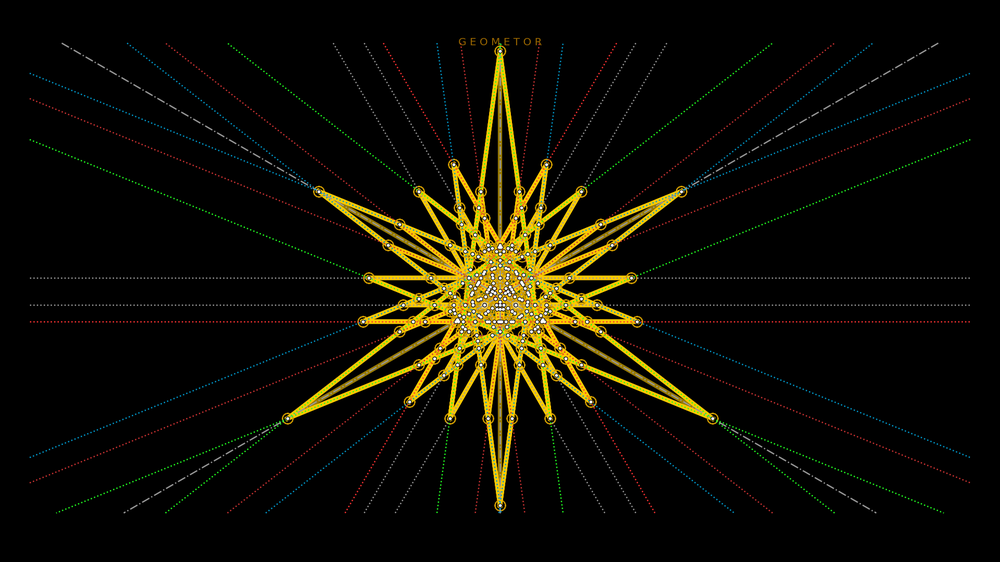
#> input picture _static/all-zoom.png, 1000 x 562 px, shrunk from 1920 x 1080 before the run, given in place of dots-zoom.png, which was not available
$ python zoetrope.py _static/all-zoom.png
#> lines starting #> are read from the running program, lines starting #| are printed output that depends on the picture; pictures that were not available may be replaced by others from this repository, and a replacement may not be noted
#!/usr/bin/env python
# import the Python Image processing Library
import sys
import os

for arg in sys.argv:
    print(arg)

from PIL import Image

# Create an Image object from an Image
folder = '/home/phi/Sessions/pyllotaxis/twilight/008/00609'
z_folder = folder + '/zoetrope'
os.makedirs(z_folder, exist_ok=True)

filename = folder + '/dots-zoom.png'
img  = Image.open(filename)
#> img is the input picture: PIL image 1000x562 RGBA; mean R, G, B, A 14.9, 13.1, 3.2, 255

bg_img = Image.new("RGBA", img.size) # Create a white rgba background
#> bg_img: PIL image 1000x562 RGBA; every value is 0

for i in range(144):
    f = f'{z_folder}/{i:0>5}.png'
    print(f)
    img_rotated = img.rotate(i * 137.5)
    bg_img.paste(img_rotated, (0, 0), img_rotated)
    bg_img.save(f)
#> this loop made 144 passes
#> pass 2, `img_rotated = img.rotate(i * 137.5)`:
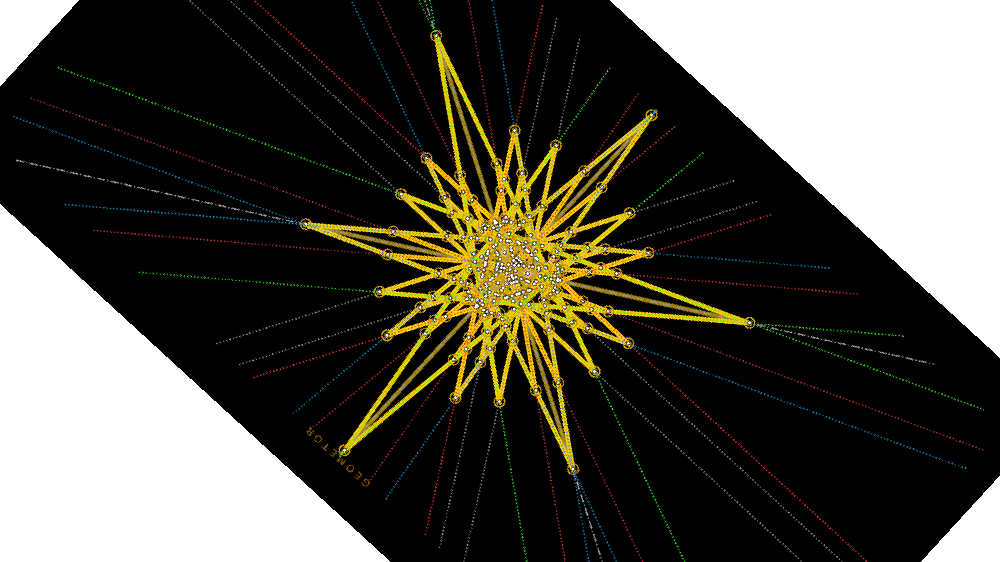
#> img_rotated: PIL image 1000x562 RGBA; mean R, G, B, A 14.7, 12.7, 2.9, 188.4; transparent parts drawn white
#> pass 2, `bg_img.save(f)`:
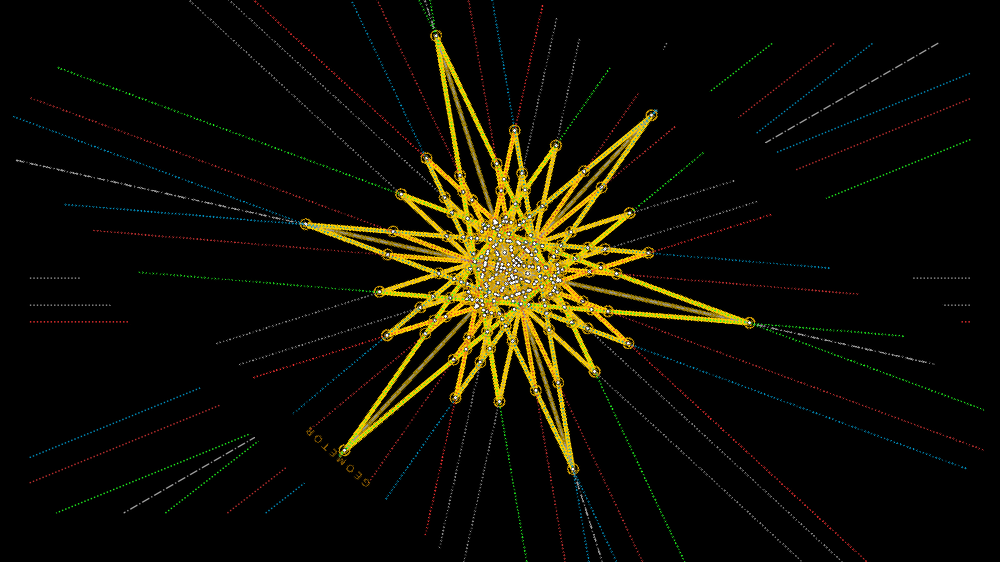
#> saved as 00001.png: PIL image 1000x562 RGBA; mean R, G, B, A 15, 13.1, 3.2, 255
#> pass 3, `img_rotated = img.rotate(i * 137.5)`:
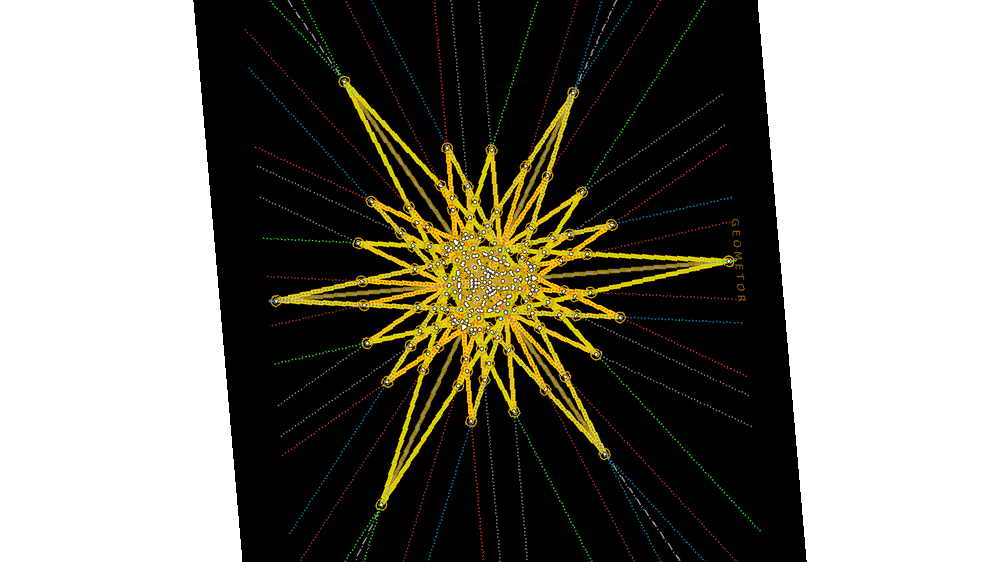
#> img_rotated: PIL image 1000x562 RGBA; mean R, G, B, A 14.3, 12.4, 2.6, 143.9; transparent parts drawn white
#> after the loop:
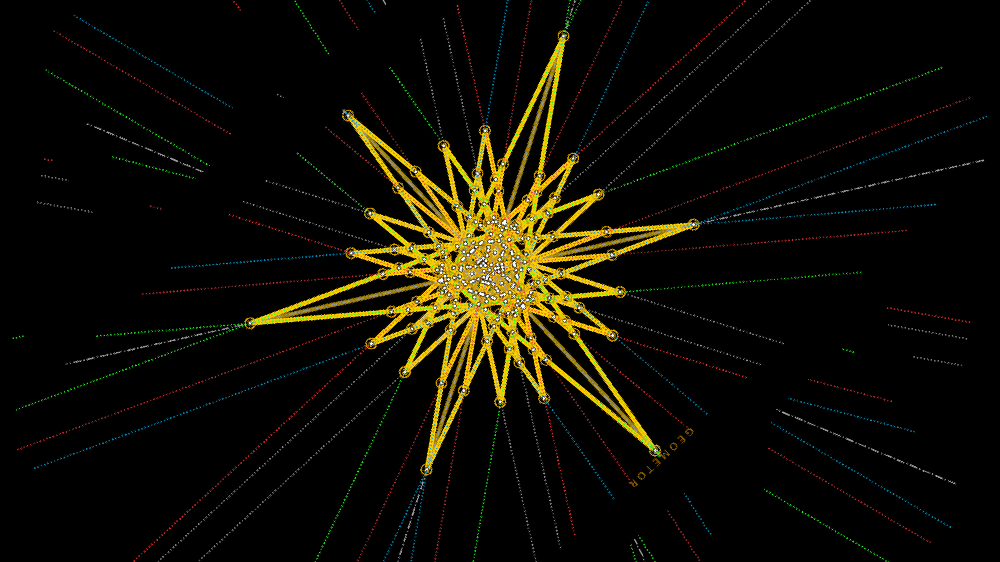
#> bg_img: PIL image 1000x562 RGBA; mean R, G, B, A 15, 13.1, 3.2, 255
#> after the loop:
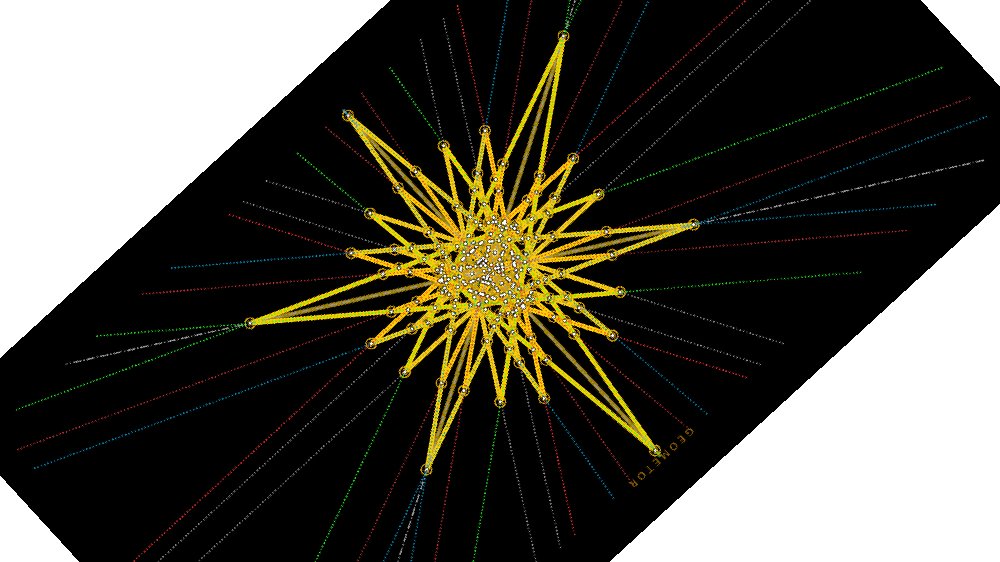
#> img_rotated: PIL image 1000x562 RGBA; mean R, G, B, A 14.7, 12.7, 2.9, 188.4; transparent parts drawn white

#  img.show()
#  img_rotated.show()
